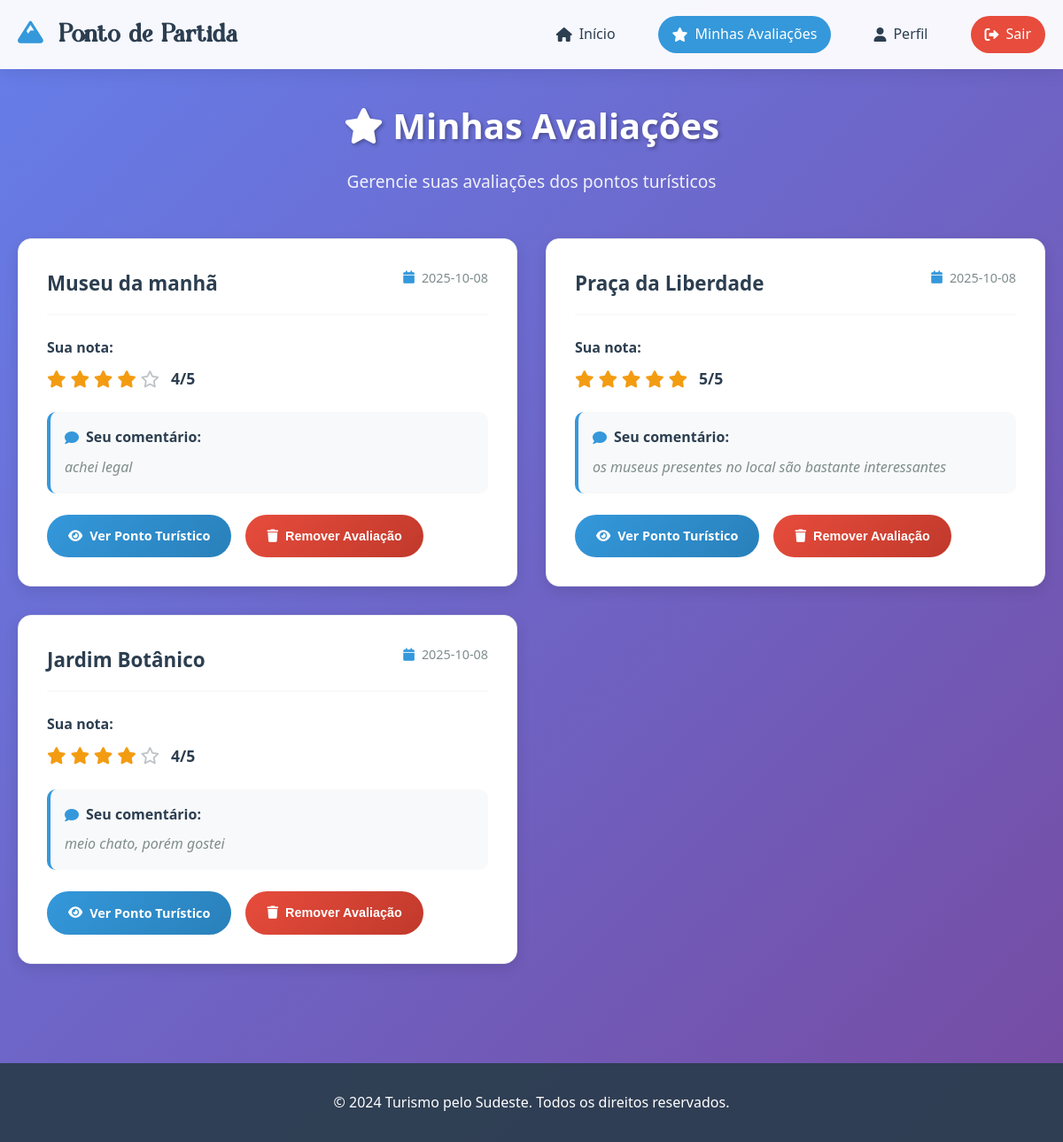
Screenshot of /minhas_avaliacoes (signed in) with the database file from the repository.
### tables this page shows
CREATE TABLE avaliacoes (
        id INTEGER PRIMARY KEY AUTOINCREMENT,
        usuario_id INTEGER NOT NULL,
        ponto_turistico_id INTEGER NOT NULL,
        nota INTEGER NOT NULL CHECK (nota >= 1 AND nota <= 5),
        comentario TEXT,
        data_avaliacao TIMESTAMP DEFAULT CURRENT_TIMESTAMP,
        FOREIGN KEY (usuario_id) REFERENCES usuarios (id),
        FOREIGN KEY (ponto_turistico_id) REFERENCES pontos_turisticos (id),
        UNIQUE(usuario_id, ponto_turistico_id)
    );

CREATE TABLE pontos_turisticos (
        id INTEGER PRIMARY KEY AUTOINCREMENT,
        nome TEXT NOT NULL UNIQUE,
        descricao TEXT NOT NULL,
        endereco TEXT NOT NULL,
        latitude REAL NOT NULL,
        longitude REAL NOT NULL,
        imagem TEXT,
        categoria TEXT,
        horario_funcionamento TEXT,
        preco_entrada TEXT,
        telefone_contato TEXT,
        site_oficial TEXT,
        data_cadastro TIMESTAMP DEFAULT CURRENT_TIMESTAMP
    );

### main.py (the view)
@app.route('/minhas_avaliacoes')
def minhas_avaliacoes():
    if not is_logged_in():
        return redirect(url_for('home'))
    conn = get_connection()
    cursor = conn.cursor()
    cursor.execute('''
        SELECT a.*, pt.nome as ponto_nome
        FROM avaliacoes a
        JOIN pontos_turisticos pt ON a.ponto_turistico_id = pt.id
        WHERE a.usuario_id = ?
        ORDER BY a.data_avaliacao DESC
    ''', (session['user_id'],))
    avaliacoes = cursor.fetchall()
    conn.close()
    return render_template('minhas_avaliacoes.html', avaliacoes=avaliacoes, user=get_current_user())

### database.py (called while the page is built)
def get_connection():
    return sqlite3.connect('turismo.db')

### main.py (called while the page is built)
def is_logged_in():
    return 'user_id' in session

def get_current_user():
    if not is_logged_in():
        return None
    conn = get_connection()
    cursor = conn.cursor()
    cursor.execute('SELECT * FROM usuarios WHERE id = ?', (session['user_id'],))
    user = cursor.fetchone()
    conn.close()
    if user:
        return {
            'id': user[0],
            'nome': user[1],
            'email': user[2],
            'endereco': user[4],
            'telefone': user[5],
            'cpf': user[6],
            'passaporte': user[7],
            'foto_perfil': user[8],
            'is_admin': session.get('is_admin', False)
        }
    return None

### templates/minhas_avaliacoes.html (shortened to what this page needs)
<!DOCTYPE html>
<html lang="pt-br">
<head>
    <link rel="stylesheet" href="/static/css/dashboard.css">
    <link href="https://cdnjs.cloudflare.com/ajax/libs/font-awesome/6.0.0/css/all.min.css" rel="stylesheet">
</head>
<body>
    <header class="header">
        <div class="container">
            <div class="logo">
                <h1><i class="fas fa-mountain"></i> Ponto de Partida</h1>
            </div>
            <nav class="nav">
                <a href="/dashboard" class="nav-link">
                    <i class="fas fa-home"></i> Início
                </a>
                <a href="/minhas_avaliacoes" class="nav-link active">
                    <i class="fas fa-star"></i> Minhas Avaliações
                </a>
                <a href="/perfil" class="nav-link">
                    <i class="fas fa-user"></i> Perfil
                </a>
                <a href="/logout" class="nav-link logout">
                    <i class="fas fa-sign-out-alt"></i> Sair
                </a>
            </nav>
        </div>
    </header>
    <main class="main">
        <div class="container">
            <div class="welcome-section">
                <h2><i class="fas fa-star"></i> Minhas Avaliações</h2>
                <p>Gerencie suas avaliações dos pontos turísticos</p>
            </div>
            {% if avaliacoes %}
            <div class="avaliacoes-grid">
                {% for avaliacao in avaliacoes %}
                <div class="avaliacao-card">
                    <div class="avaliacao-header">
                        <h3>{{ avaliacao[6] }}</h3>
                        <div class="avaliacao-data">
                            <i class="fas fa-calendar"></i>
                            {{ avaliacao[5][:10] if avaliacao[5] else 'Data não disponível' }}
                        </div>
                    </div>
                    <div class="avaliacao-nota">
                        <span class="nota-label">Sua nota:</span>
                        <div class="estrelas-usuario">
                            {% set nota = avaliacao[3]|int %}
                            {% for i in range(1, 6) %}
                                {% if i <= nota %}
                                    <i class="fas fa-star star-filled"></i>
                                {% else %}
                                    <i class="far fa-star star-empty"></i>
                                {% endif %}
                            {% endfor %}
                            <span class="nota-numero">{{ nota }}/5</span>
                        </div>
                    </div>
                    {% if avaliacao[4] %}
                    <div class="avaliacao-comentario">
                        <h4><i class="fas fa-comment"></i> Seu comentário:</h4>
                        <p>{{ avaliacao[4] }}</p>
                    </div>
                    {% endif %}
                    <div class="avaliacao-actions">
                        <a href="/ponto/{{ avaliacao[2] }}" class="btn-ver-ponto">
                            <i class="fas fa-eye"></i> Ver Ponto Turístico
                        </a>
                        <button type="button" class="btn-remover-avaliacao" onclick="confirmarRemocao({{ avaliacao[0] }}, '{{ avaliacao[6] }}')">
                            <i class="fas fa-trash"></i> Remover Avaliação
                        </button>
                    </div>
                </div>
                {% endfor %}
            </div>
            {% endif %}
        </div>
    </main>
    <footer class="footer">
        <div class="container">
            <p>&copy; 2024 Turismo pelo Sudeste. Todos os direitos reservados.</p>
        </div>
    </footer>
</body>
</html>

### static/css/dashboard.css (style rules this page uses)
* { margin: 0; padding: 0; box-sizing: border-box; }
body { font-family: 'Segoe UI', Tahoma, Geneva, Verdana, sans-serif; line-height: 1.6; color: #333; background: linear-gradient(135deg, #667eea 0%, #764ba2 100%); min-height: 100vh; }
.container { max-width: 1200px; margin: 0 auto; padding: 0 20px; }
.header { background: rgba(255, 255, 255, 0.95); backdrop-filter: blur(10px); box-shadow: 0 2px 20px rgba(0, 0, 0, 0.1); position: sticky; top: 0; z-index: 1000; }
.header .container { display: flex; justify-content: space-between; align-items: center; padding: 1rem 20px; }
.logo h1 { font-family: 'Alivia', 'Segoe UI', Tahoma, Geneva, Verdana, sans-serif; color: #2c3e50; font-size: 1.8rem; font-weight: 700; }
.logo i { color: #3498db; margin-right: 0.5rem; }
.nav { display: flex; gap: 2rem; }
.nav-link { text-decoration: none; color: #2c3e50; font-weight: 500; padding: 0.5rem 1rem; border-radius: 25px; transition: all 0.3s ease; display: flex; align-items: center; gap: 0.5rem; }
.nav-link.active { background: #3498db; color: white; }
.nav-link.logout { background: #e74c3c; color: white; }
.main { padding: 2rem 0; min-height: calc(100vh - 200px); }
.welcome-section { text-align: center; margin-bottom: 3rem; color: white; }
.welcome-section h2 { font-size: 2.5rem; margin-bottom: 1rem; text-shadow: 2px 2px 4px rgba(0, 0, 0, 0.3); }
.welcome-section p { font-size: 1.2rem; opacity: 0.9; }
.star-filled { color: #f39c12; font-size: 1.1rem; }
.star-empty { color: #bdc3c7; font-size: 1.1rem; }
.avaliacao-data { font-size: 0.8rem; color: #7f8c8d; }
.avaliacoes-grid { display: grid; grid-template-columns: repeat(auto-fit, minmax(400px, 1fr)); gap: 2rem; margin-bottom: 2rem; }
.avaliacao-card { background: white; border-radius: 15px; padding: 2rem; box-shadow: 0 5px 15px rgba(0, 0, 0, 0.1); transition: all 0.3s ease; border: 1px solid #e9ecef; }
.avaliacao-header { display: flex; justify-content: space-between; align-items: flex-start; margin-bottom: 1.5rem; padding-bottom: 1rem; border-bottom: 2px solid #f8f9fa; }
.avaliacao-header h3 { color: #2c3e50; font-size: 1.4rem; margin: 0; flex: 1; }
.avaliacao-data { color: #7f8c8d; font-size: 0.9rem; display: flex; align-items: center; gap: 0.5rem; white-space: nowrap; }
.avaliacao-data i { color: #3498db; }
.avaliacao-nota { margin-bottom: 1.5rem; }
.nota-label { font-weight: 600; color: #2c3e50; margin-right: 1rem; }
.estrelas-usuario { display: flex; align-items: center; gap: 0.3rem; margin-top: 0.5rem; }
.estrelas-usuario .star-filled { color: #f39c12; font-size: 1.2rem; }
.estrelas-usuario .star-empty { color: #bdc3c7; font-size: 1.2rem; }
.nota-numero { font-weight: 600; color: #2c3e50; margin-left: 0.5rem; font-size: 1.1rem; }
.avaliacao-comentario { background: #f8f9fa; padding: 1rem; border-radius: 10px; margin-bottom: 1.5rem; border-left: 4px solid #3498db; }
.avaliacao-comentario h4 { color: #2c3e50; font-size: 1rem; margin-bottom: 0.5rem; display: flex; align-items: center; gap: 0.5rem; }
.avaliacao-comentario h4 i { color: #3498db; }
.avaliacao-comentario p { color: #7f8c8d; line-height: 1.6; margin: 0; font-style: italic; }
.avaliacao-actions { display: flex; gap: 1rem; flex-wrap: wrap; }
.btn-ver-ponto { background: linear-gradient(135deg, #3498db, #2980b9); color: white; text-decoration: none; padding: 0.8rem 1.5rem; border-radius: 25px; font-weight: 600; transition: all 0.3s ease; display: flex; align-items: center; gap: 0.5rem; font-size: 0.9rem; }
.btn-remover-avaliacao { background: linear-gradient(135deg, #e74c3c, #c0392b); color: white; border: none; padding: 0.8rem 1.5rem; border-radius: 25px; font-weight: 600; transition: all 0.3s ease; display: flex; align-items: center; gap: 0.5rem; font-size: 0.9rem; cursor: pointer; }
.footer { background: rgba(44, 62, 80, 0.95); color: white; text-align: center; padding: 2rem 0; margin-top: 3rem; }

### rows the page displays
avaliacoes: nome "Museu da manhã", data_avaliacao "2025-10-08", nota "4", comentario "achei legal"
avaliacoes: nome "Praça da Liberdade", data_avaliacao "2025-10-08", nota "5", comentario "os museus presentes no local são bastante interessantes"
avaliacoes: nome "Jardim Botânico", data_avaliacao "2025-10-08", nota "4", comentario "meio chato, porém gostei"
